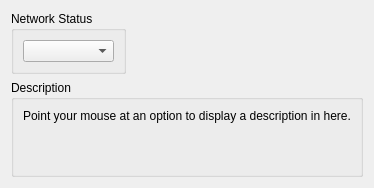
     <widget class="QWidget" name="networkTab">
      <attribute name="title">
       <string>Network</string>
      </attribute>
      <layout class="QVBoxLayout" name="verticalLayout_40">
       <item>
        <layout class="QHBoxLayout" name="horizontalLayout_16" stretch="1,1,1">
         <item>
          <widget class="QGroupBox" name="groupBox_32">
           <property name="title">
            <string>Network Status</string>
           </property>
           <layout class="QVBoxLayout" name="verticalLayout_38">
            <item>
             <widget class="QComboBox" name="netStatusBox"/>
            </item>
           </layout>
          </widget>
         </item>
         <item>
          <widget class="QWidget" name="widget_5" native="true"/>
         </item>
         <item>
          <spacer name="horizontalSpacer_3">
           <property name="orientation">
            <enum>Qt::Horizontal</enum>
           </property>
           <property name="sizeType">
            <enum>QSizePolicy::MinimumExpanding</enum>
           </property>
           <property name="sizeHint" stdset="0">
            <size>
             <width>0</width>
             <height>0</height>
            </size>
           </property>
          </spacer>
         </item>
        </layout>
       </item>
       <item>
        <spacer name="verticalSpacer_9">
         <property name="orientation">
          <enum>Qt::Vertical</enum>
         </property>
         <property name="sizeType">
          <enum>QSizePolicy::MinimumExpanding</enum>
         </property>
         <property name="sizeHint" stdset="0">
          <size>
           <width>0</width>
           <height>0</height>
          </size>
         </property>
        </spacer>
       </item>
       <item>
        <widget class="QGroupBox" name="groupBox_60">
         <property name="title">
          <string>Description</string>
         </property>
         <layout class="QVBoxLayout" name="verticalLayout_39">
          <item>
           <widget class="QLabel" name="description_network">
            <property name="text">
             <string>Point your mouse at an option to display a description in here.


</string>
            </property>
            <property name="textFormat">
             <enum>Qt::PlainText</enum>
            </property>
            <property name="alignment">
             <set>Qt::AlignLeading|Qt::AlignLeft|Qt::AlignTop</set>
            </property>
            <property name="wordWrap">
             <bool>true</bool>
            </property>
           </widget>
          </item>
         </layout>
        </widget>
       </item>
      </layout>
     </widget>
